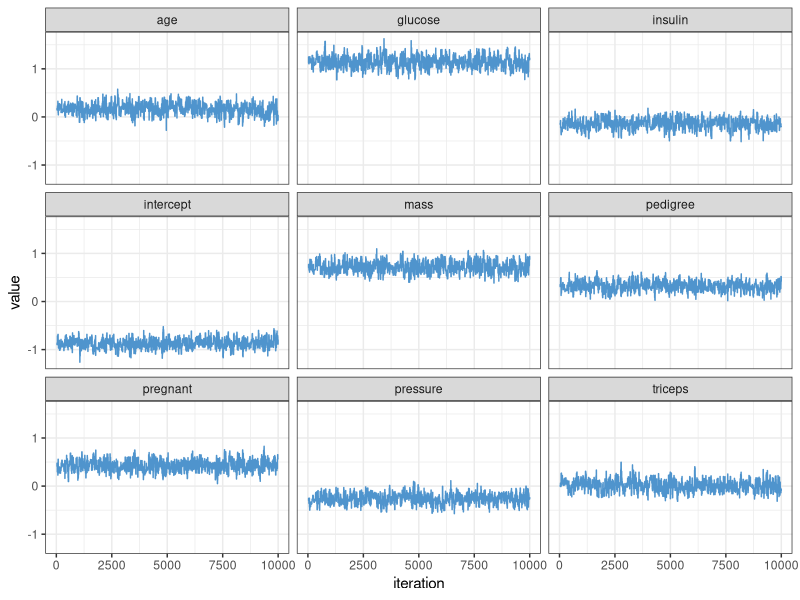
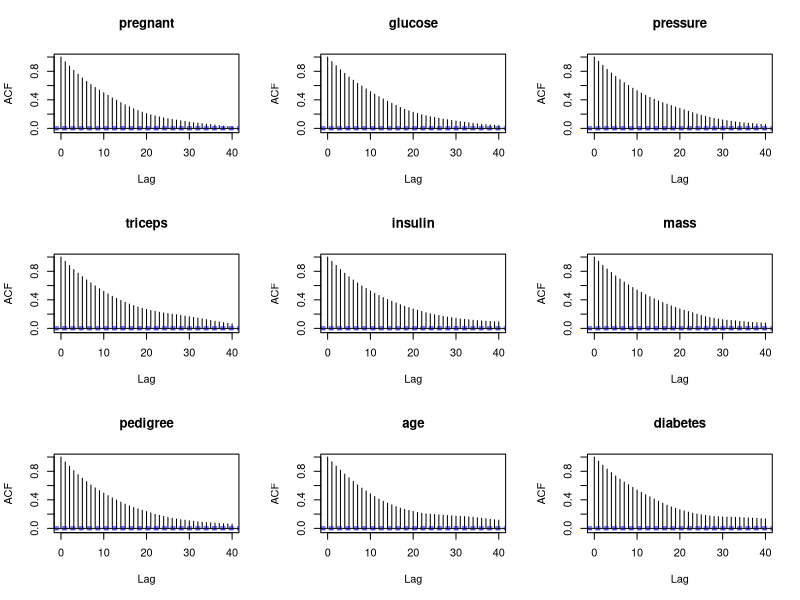
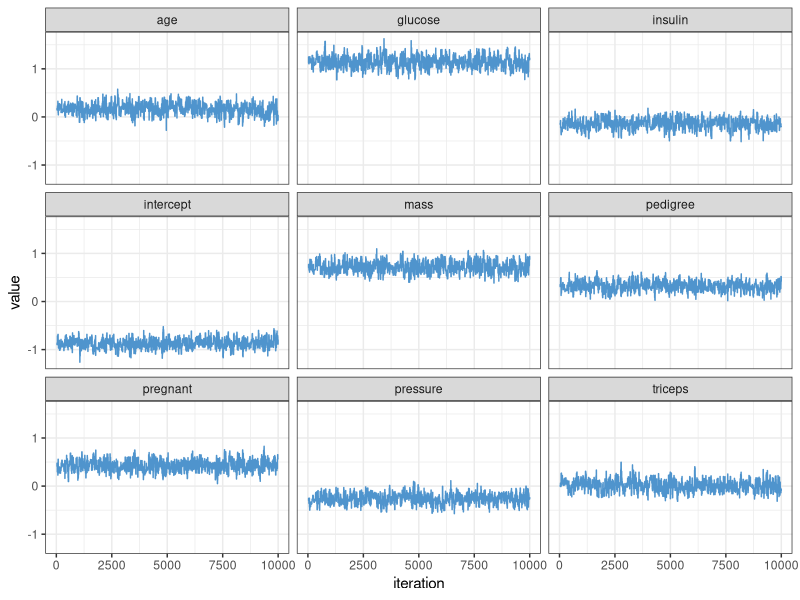
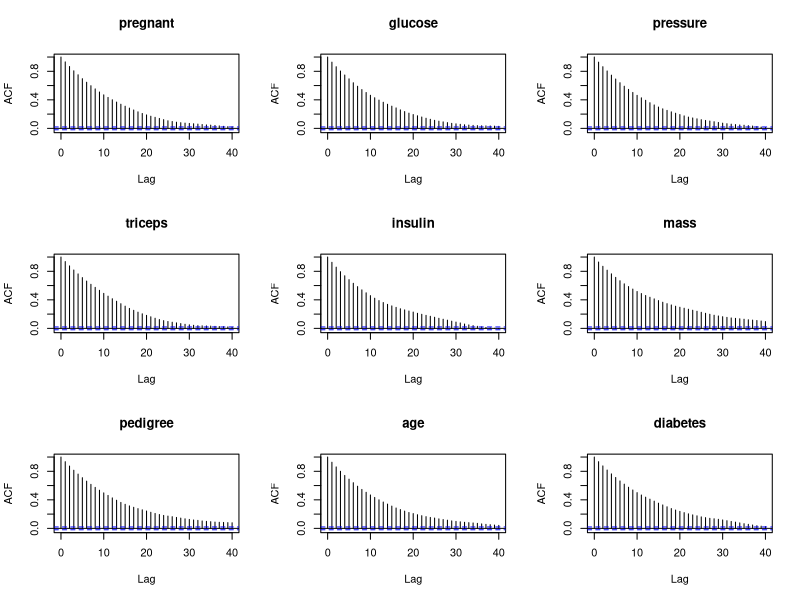
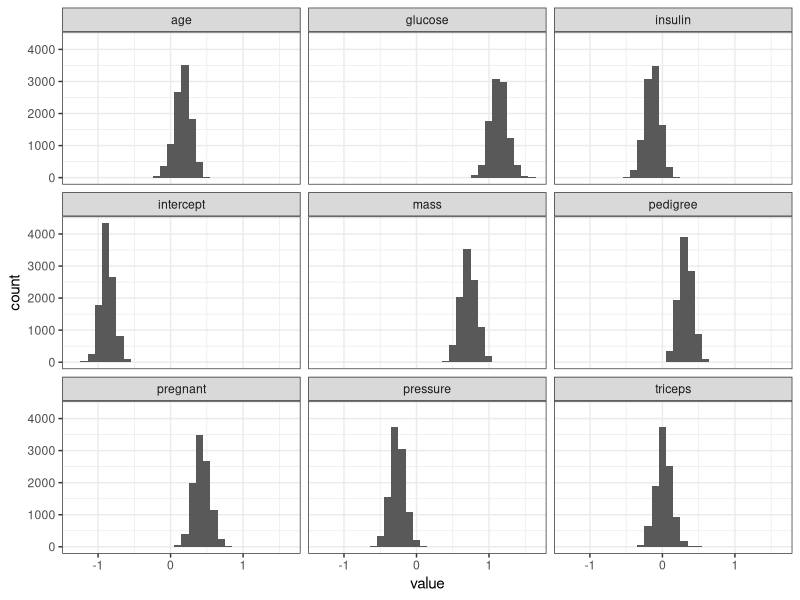

Source code (R) for these figures, in order:
## ---- chunk 1
library(ggplot2)
theme_set(theme_bw())
knitr::opts_chunk$set(echo = TRUE)
## ---- chunk 2
library(mlbench)
data("PimaIndiansDiabetes")
head(PimaIndiansDiabetes)

## ---- chunk 3
data <- PimaIndiansDiabetes
y <- as.numeric((data$diabetes))-1
X <- scale(data[,1:8])

fit <- glm(y ~ X, family = "binomial")
z_0 <- fit$coefficients
Sigma_n <- summary(fit)$cov.scaled

## ---- chunk 4
library(mvtnorm)
post_likelihood <- function(par, X, y){
  
  alpha <- par[1]
  beta <- par[2:9]
  p <- 1 - 1 / (1 + exp(alpha + beta%*%t(X)))
  likelihood <- exp(sum(dbinom(y, size=1, prob=p, log=TRUE)) )

  return(likelihood)
}
## ---- chunk 5
logistic_MH <- function(z_0,c, sigma_n, tmax, X, y){
  zs <- matrix(NA, nrow =tmax, ncol = length(z_0))
  z_current <- z_0
  z_current_ll <- post_likelihood(z_current, X,y)
  sigma_prime <- c * sigma_n 
  accepted <- 0
  for (i in 1:tmax){
    z_new <- rmvnorm(1, z_current, sigma_prime)
    z_new_ll <- post_likelihood(z_new, X, y)
    alpha <- log(z_new_ll) +  dmvnorm(z_current, z_new, sigma_prime, log = TRUE)- log(z_current_ll) - dmvnorm(z_new, z_current, sigma_prime, log = TRUE)
    if (runif(1) < min(1,exp(alpha))){
      
      z_current <- z_new
      z_current_ll <- z_new_ll
      accepted <- accepted + 1
      
    }
    zs[i,] <- z_current
  }
  return(list(zs = zs, acceptance_rate = accepted/tmax))
}
## ---- chunk 6
mh<- logistic_MH(z_0, 1, Sigma_n, 10000, X, y)
## ---- chunk 7
mh$acceptance_rate
## ---- chunk 8
library(dplyr)
library(tidyr)
library(ggplot2)

colnames(mh$zs) <- c("intercept", colnames(data)[1:8])
zs_plot <- mh$zs %>%
  as_tibble() %>% 
  mutate(iteration = 1:10000) %>%
  pivot_longer(cols = 1:9)

ggplot(zs_plot, aes(iteration, value)) +
  geom_line(colour = "steelblue3") +
  facet_wrap(vars(name))

## ---- chunk 9
par(mfrow = c(3,3))
for (i in 1:9){
  acf(mh$zs[,i], main = colnames(data)[i])
}
## ---- chunk 10
mh_new<- logistic_MH(z_0, 0.75, Sigma_n, 10000, X, y)
## ---- chunk 11
mh_new$acceptance_rate
## ---- chunk 12
library(dplyr)
library(tidyr)
library(ggplot2)

colnames(mh_new$zs) <- c("intercept", colnames(data)[1:8])
zs_plot <- mh$zs %>%
  as_tibble() %>% 
  mutate(iteration = 1:10000) %>%
  pivot_longer(cols = 1:9)

ggplot(zs_plot, aes(iteration, value)) +
  geom_line(colour = "steelblue3") +
  facet_wrap(vars(name))

## ---- chunk 13
par(mfrow = c(3,3))
for (i in 1:9){
  acf(mh_new$zs[,i], main = colnames(data)[i])
}
## ---- chunk 14
ggplot(zs_plot, aes(value)) +
  geom_histogram() +
  facet_wrap(vars(name))
